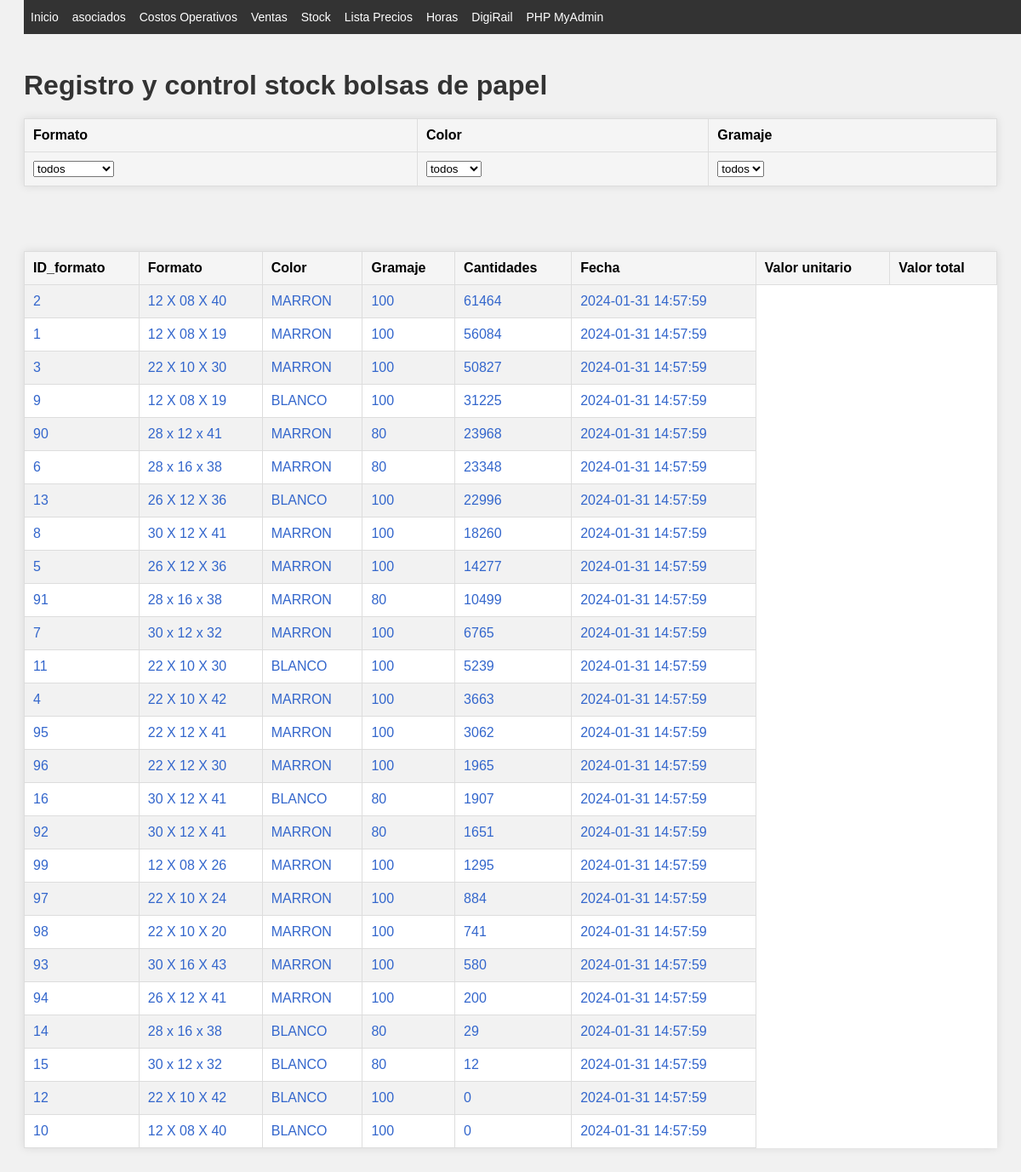
The page /stock.php on the database its author committed.
### tables this page shows
CREATE TABLE `tabla_1` (
  `ID_formato` int(11) NOT NULL,
  `formato` varchar(14) NOT NULL,
  `color` varchar(11) NOT NULL,
  `gramaje` int(11) NOT NULL,
  `cantidades` int(11) NOT NULL,
  `manijas` bit(1) NOT NULL,
  `fechatiempo` TIMESTAMP DEFAULT CURRENT_TIMESTAMP ON UPDATE CURRENT_TIMESTAMP
);

### stock.php (the view, shortened to what this page needs)
<?php
require "includes/header.php";
require_once 'Stock/conn.php';
$formatoFilter  = isset($_GET['Formato'])   ? $_GET['Formato']  : 'todos';
$colorFilter    = isset($_GET['color'])     ? $_GET['color']    : 'todos';
$gramajeFilter  = isset($_GET['gramaje'])   ? $_GET['gramaje']  : 'todos';
$query = "SELECT * FROM tabla_1";
$query .= " ORDER BY cantidades DESC";
$stmt = $conn->prepare($query);
$stmt->execute();
$result = $stmt->get_result();
?>
<!DOCTYPE html>
<html>
<head>
    <link rel="stylesheet" href="CSS/style.css">
</head>
<body>
<h1>Registro y control stock bolsas de papel</h1>
<form action="stock.php" method="GET" id="filtroForm">
    <table>
        <tr>
            <th>Formato</th>
            <th>Color</th>
            <th>Gramaje</th>
        </tr>
        <tr>
            <th>
            <select name="Formato" onchange="submitForm()">
                <option value="todos" <?php if ($formatoFilter === 'todos') echo 'selected'; ?>>todos</option>
            </select>
            </th>
            <th>
                <select name="color" onchange="submitForm()">
                    <option value="todos" <?php if ($colorFilter === 'todos') echo 'selected'; ?>>todos</option>
                </select>
            </th>
            <th>
                <select name="gramaje" onchange="submitForm()">
                    <option value="todos"   <?php if ($gramajeFilter === 'todos')   echo 'selected'; ?>>todos   </option>
                </select>
            </th>
        </tr>
    </table>
    <br>
</form>
<br>
<table>
    <tr>
        <th>ID_formato      </th>
        <th>Formato         </th>
        <th>Color           </th>
        <th>Gramaje         </th>
        <th>Cantidades      </th>
        <th>Fecha           </th>
        <th>Valor unitario  </th>
        <th>Valor total  </th>
    </tr>
    <?php while ($row = mysqli_fetch_assoc($result)) { ?>
        <tr>
            <td><a href="Stock/busqueda.php?ID_formato=<?php echo $row['ID_formato']; ?>"><?php echo $row['ID_formato'];     ?></td>
            <td><a href="Stock/busqueda.php?ID_formato=<?php echo $row['ID_formato']; ?>"><?php echo $row['formato'];     ?></td>
            <td><a href="Stock/busqueda.php?ID_formato=<?php echo $row['ID_formato']; ?>"><?php echo $row['color'];       ?></td>
            <td><a href="Stock/busqueda.php?ID_formato=<?php echo $row['ID_formato']; ?>"><?php echo $row['gramaje'];     ?></td>
            <td><a href="Stock/busqueda.php?ID_formato=<?php echo $row['ID_formato']; ?>"><?php echo $row['cantidades'];  ?></td>
            <td><a href="Stock/busqueda.php?ID_formato=<?php echo $row['ID_formato']; ?>"><?php echo $row['fechatiempo'];  ?></td>
        </tr>
    <?php } ?>
</table>
</body>
</html>

### includes/header.php
<?php
echo '<!DOCTYPE html><html><head> <meta charset="UTF-8"> <link rel="stylesheet" type="text/css" href="CSS/index.css"> <link rel="stylesheet" type="text/css" href="CSS/header.css"> <meta name="viewport" content="width=device-width, initial-scale=1.0"> <link rel="shortcut icon" href="/favicon.ico" type="image/x-icon"> <link rel="icon" href="/imagenes/favicon.ico" type="image/x-icon"> </head><body>';
echo "<header> <br><br><br> <div class='topnav'> <ul>";
$paginaActual = basename($_SERVER['PHP_SELF']);
$claseActiva = "class='active'";
echo "<li><a href='/Bolsas/index.php' ".($paginaActual == 'Bolsas/index.php' ? $claseActiva : "").">Inicio</a></li>";
echo "<li><a href='/Bolsas/asociados.php' ".($paginaActual == 'Bolsas/asociados.php' ? $claseActiva : "").">asociados</a></li>";
echo "<li><a href='/Bolsas/costos_operativos.php' ".($paginaActual == 'Bolsas/costos_operativos.php' ? $claseActiva : "").">Costos Operativos</a></li>";
echo "<li><a href='/Bolsas/ventas.php' ".($paginaActual == 'Bolsas/ventas.php' ? $claseActiva : "").">Ventas</a></li>";
echo "<li><a href='/Bolsas/stock.php' ".($paginaActual == 'Bolsas/stock.php' ? $claseActiva : "").">Stock</a></li>";
echo "<li><a href='/Bolsas/lista_precios.php' ".($paginaActual == 'Bolsas/lista_precios.php' ? $claseActiva : "").">Lista Precios</a></li>";
echo "<li><a href='/horas/index.php' ".($paginaActual == '/horas/index.php' ? $claseActiva : "").">Horas</a></li>";
echo "<li><a href='/DigiRail/index.php' ".($paginaActual == '/DigiRail/index.php' ? $claseActiva : "").">DigiRail</a></li>";
echo "<li><a href='/Bolsas//phpMyAdmin/' target='_blank'>PHP MyAdmin</a></li>";
echo "</ul></div></header>";

### CSS/index.css (style rules this page uses)
body { font-family: verdana; resize: none; }
.topnav ul { list-style-type: none; margin: 0; padding: 0; overflow: hidden; background-color: #333; position: fixed; top: 0; width: 100%; }
.topnav li { float: left; }
.topnav li a { display: block; color: white; text-align: center; padding: 14px 16px; text-decoration: none; }
h1, #cabecera p { margin: 0; padding: 0; }

### CSS/header.css (style rules this page uses)
.topnav ul { list-style-type: none; margin: 0; padding: 0; overflow: hidden; background-color: #333; position: fixed; top: 0; width: 100%; }
.topnav li { float: left; font-size: 16px; }
.topnav li a { display: block; color: white; text-align: center; padding: 12px 8px; text-decoration: none; }
@media screen and (max-width: 1275px) { .topnav li { font-size: 15px; } }

### CSS/style.css (style rules this page uses)
body { font-family: Arial, sans-serif; background-color: #f4f4f4; color: #333; }
table { border-collapse: collapse; width: 80%; margin: 20px auto; background-color: #ffffff; box-shadow: 0 0 10px rgba(0,0,0,0.1); }
th, td { border: 1px solid #ddd; padding: 8px; text-align: left; }
th { background-color: #e9e9e9; color: #000; }
tr:nth-child(even) { background-color: #f2f2f2; }
body { font-family: Arial, sans-serif; background-color: #f1f1f1; padding: 20px; }
h1 { color: #333; }
table { width: 100%; border-collapse: collapse; margin-top: 20px; }
table th, table td { padding: 10px; text-align: left; border: 1px solid #ddd; }
table th { background-color: #f5f5f5; }
table td a { color: #3366cc; text-decoration: none; }
.topnav ul { list-style-type: none; margin: 0; padding: 0; overflow: hidden; background-color: #333; position: fixed; top: 0; width: 100%; }
.topnav li { float: left; font-size: 16px; }
.topnav li a { display: block; color: white; text-align: center; padding: 12px 8px; text-decoration: none; }
@media screen and (max-width: 1275px) { .topnav li { font-size: 15px; } }
@media screen and (max-width: 1200px) { .topnav li { font-size: 14px; } }

### rows shown on the page
tabla_1: ID_formato "2", formato "12 X 08 X 40", color "MARRON", gramaje "100", cantidades "61464", fechatiempo "2024-01-31 14:57:59"
tabla_1: ID_formato "1", formato "12 X 08 X 19", color "MARRON", gramaje "100", cantidades "56084", fechatiempo "2024-01-31 14:57:59"
tabla_1: ID_formato "3", formato "22 X 10 X 30", color "MARRON", gramaje "100", cantidades "50827", fechatiempo "2024-01-31 14:57:59"
tabla_1: ID_formato "9", formato "12 X 08 X 19", color "BLANCO", gramaje "100", cantidades "31225", fechatiempo "2024-01-31 14:57:59"
tabla_1: ID_formato "90", formato "28 x 12 x 41", color "MARRON", gramaje "80", cantidades "23968", fechatiempo "2024-01-31 14:57:59"
tabla_1: ID_formato "6", formato "28 x 16 x 38", color "MARRON", gramaje "80", cantidades "23348", fechatiempo "2024-01-31 14:57:59"
tabla_1: ID_formato "13", formato "26 X 12 X 36", color "BLANCO", gramaje "100", cantidades "22996", fechatiempo "2024-01-31 14:57:59"
tabla_1: ID_formato "8", formato "30 X 12 X 41", color "MARRON", gramaje "100", cantidades "18260", fechatiempo "2024-01-31 14:57:59"
tabla_1: ID_formato "5", formato "26 X 12 X 36", color "MARRON", gramaje "100", cantidades "14277", fechatiempo "2024-01-31 14:57:59"
tabla_1: ID_formato "91", formato "28 x 16 x 38", color "MARRON", gramaje "80", cantidades "10499", fechatiempo "2024-01-31 14:57:59"
tabla_1: ID_formato "7", formato "30 x 12 x 32", color "MARRON", gramaje "100", cantidades "6765", fechatiempo "2024-01-31 14:57:59"
tabla_1: ID_formato "11", formato "22 X 10 X 30", color "BLANCO", gramaje "100", cantidades "5239", fechatiempo "2024-01-31 14:57:59"
tabla_1: ID_formato "4", formato "22 X 10 X 42", color "MARRON", gramaje "100", cantidades "3663", fechatiempo "2024-01-31 14:57:59"
tabla_1: ID_formato "95", formato "22 X 12 X 41", color "MARRON", gramaje "100", cantidades "3062", fechatiempo "2024-01-31 14:57:59"
tabla_1: ID_formato "96", formato "22 X 12 X 30", color "MARRON", gramaje "100", cantidades "1965", fechatiempo "2024-01-31 14:57:59"
tabla_1: ID_formato "16", formato "30 X 12 X 41", color "BLANCO", gramaje "80", cantidades "1907", fechatiempo "2024-01-31 14:57:59"
tabla_1: ID_formato "92", formato "30 X 12 X 41", color "MARRON", gramaje "80", cantidades "1651", fechatiempo "2024-01-31 14:57:59"
tabla_1: ID_formato "99", formato "12 X 08 X 26", color "MARRON", gramaje "100", cantidades "1295", fechatiempo "2024-01-31 14:57:59"
tabla_1: ID_formato "97", formato "22 X 10 X 24", color "MARRON", gramaje "100", cantidades "884", fechatiempo "2024-01-31 14:57:59"
tabla_1: ID_formato "98", formato "22 X 10 X 20", color "MARRON", gramaje "100", cantidades "741", fechatiempo "2024-01-31 14:57:59"
tabla_1: ID_formato "93", formato "30 X 16 X 43", color "MARRON", gramaje "100", cantidades "580", fechatiempo "2024-01-31 14:57:59"
tabla_1: ID_formato "94", formato "26 X 12 X 41", color "MARRON", gramaje "100", cantidades "200", fechatiempo "2024-01-31 14:57:59"
tabla_1: ID_formato "14", formato "28 x 16 x 38", color "BLANCO", gramaje "80", cantidades "29", fechatiempo "2024-01-31 14:57:59"
tabla_1: ID_formato "15", formato "30 x 12 x 32", color "BLANCO", gramaje "80", cantidades "12", fechatiempo "2024-01-31 14:57:59"
tabla_1: ID_formato "12", formato "22 X 10 X 42", color "BLANCO", gramaje "100", cantidades "0", fechatiempo "2024-01-31 14:57:59"
tabla_1: ID_formato "10", formato "12 X 08 X 40", color "BLANCO", gramaje "100", cantidades "0", fechatiempo "2024-01-31 14:57:59"
